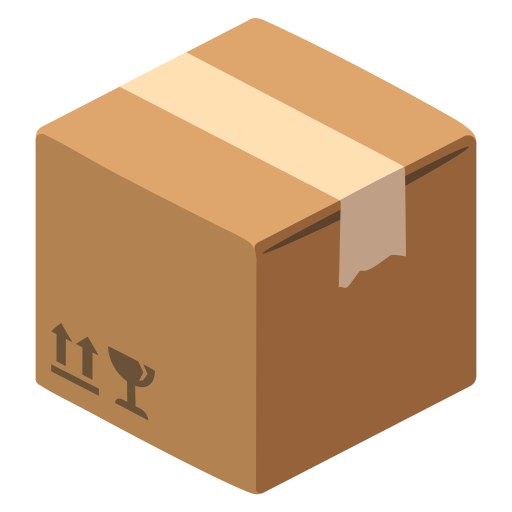
#> input picture AlgoPuzzleVQA/generation/templates/puzzle-move-box/box.png, 1024 x 1024 px, found by its file name (shown at 1/2 size)
$ python move_box.py
#> lines starting #> are read from the running program, lines starting #| are printed output that depends on the picture
import os
import io
import json
import random
import base64
import numpy as np
from tqdm import tqdm
from PIL import Image
from copy import deepcopy
from collections import deque


class MoveBoxPattern:
    image_size: int = 512
    path_font: str = "fonts/OpenSans-Light.ttf"

    box = "templates/move_box/box.png"
    brick = "templates/move_box/brick.png"
    end = "templates/move_box/end.png"
    person = "templates/move_box/person.png"

    # [128 lines left out: functions calculate_answer, generate_non_overlapping_coordinates, not called in this run]

    def make_sample(self):
        size = self.image_size
        buffer = 30
        num_rows = 6
        num_cols = 6

        length = size // num_cols
        height = size // num_rows

        object_size = length
        box = Image.open(self.box).resize((length, height))
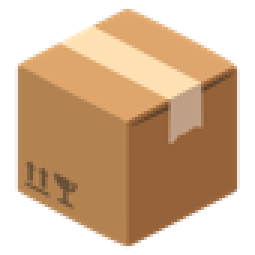
#> box: PIL image 85x85 RGBA (shown 3 times larger); mean R, G, B, A 119.6, 88.1, 57.8, 157.8; transparent parts drawn white
        brick = Image.open(self.brick).resize((length, height))
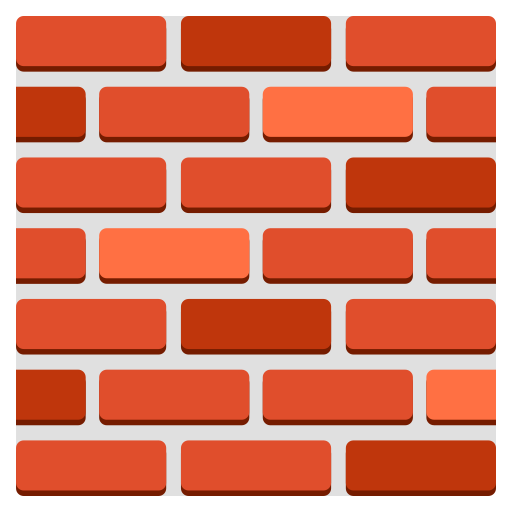
#> input picture AlgoPuzzleVQA/generation/templates/move_box/brick.png, 512 x 512 px
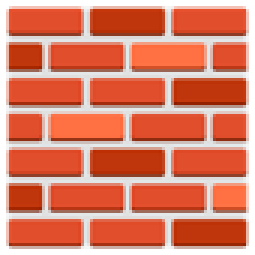
#> brick: PIL image 85x85 RGBA (shown 3 times larger); mean R, G, B, A 193, 99, 74.3, 224.1; transparent parts drawn white
        end = Image.open(self.end).resize((length, height))
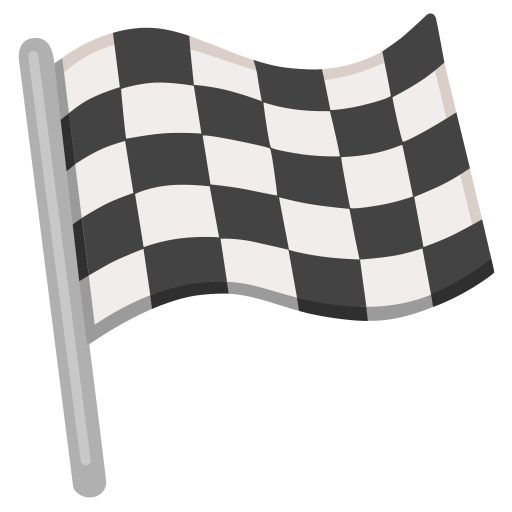
#> input picture AlgoPuzzleVQA/generation/templates/move_box/end.png, 1024 x 1024 px (shown at 1/2 size)
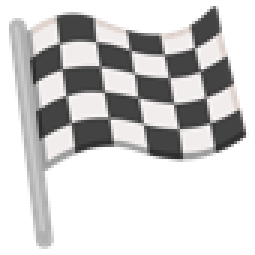
#> end: PIL image 85x85 RGBA (shown 3 times larger); mean R, G, B, A 73.8, 72.9, 72.7, 117.5; transparent parts drawn white
#> (the run stopped early here; a loop or call above may not have finished)
